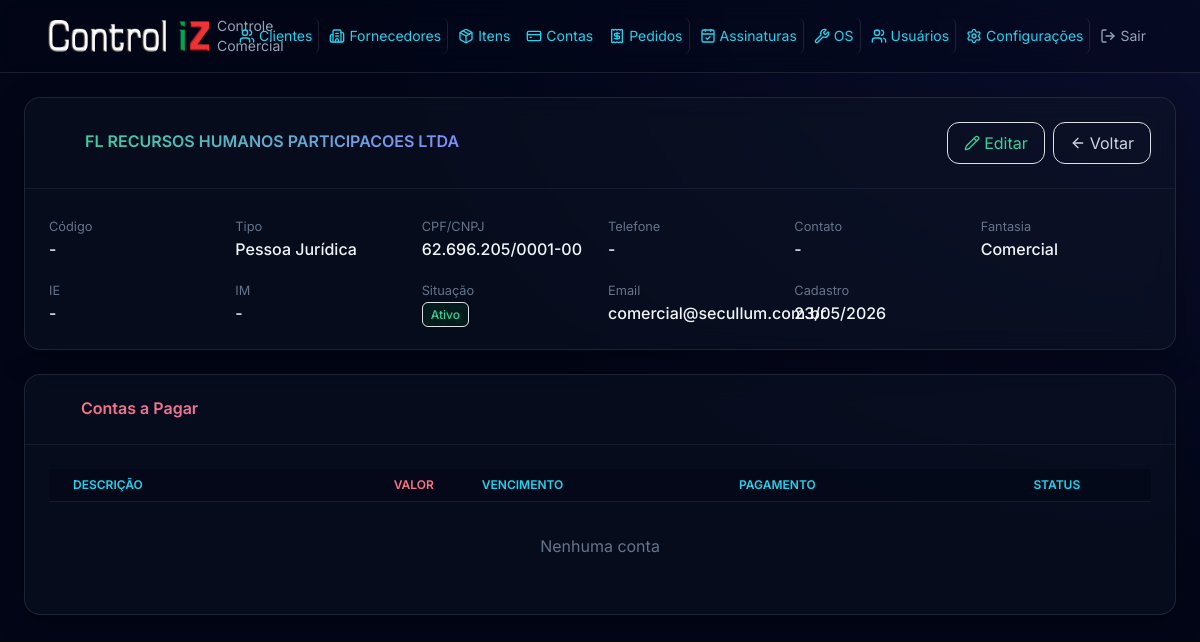
The page /fornecedores/2 on the database as committed earlier.
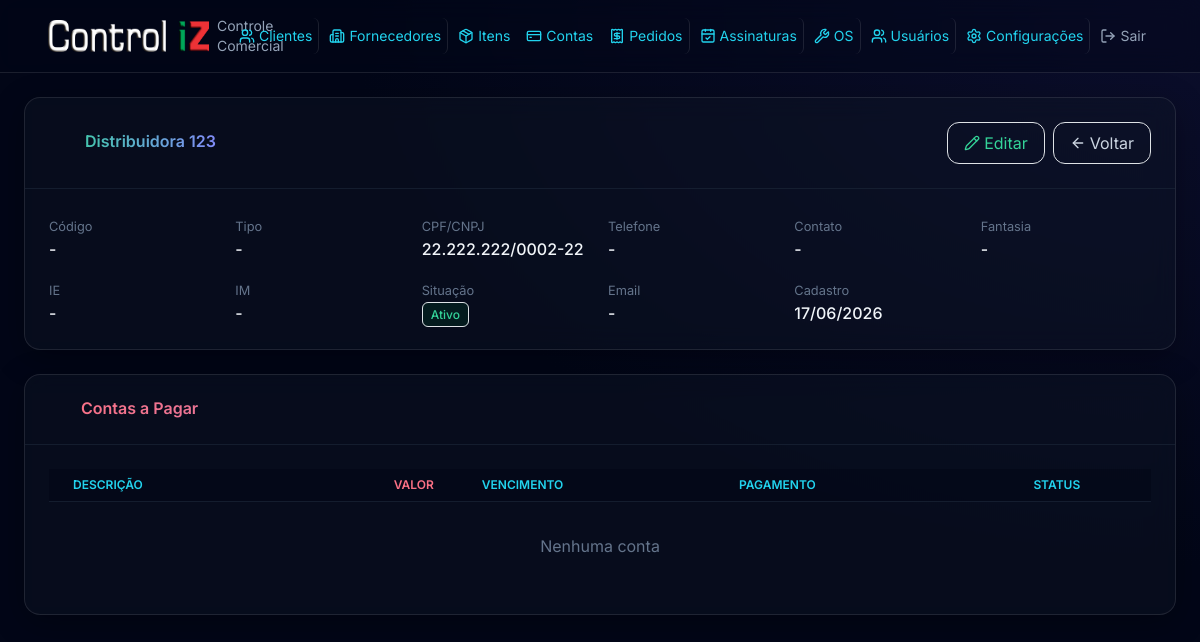
The same page on the database as committed later.
### models.py (models this page shows)
class Fornecedor(Base):
    __tablename__ = "fornecedores"
    id = Column(Integer, primary_key=True, index=True)
    codigo = Column(String(50), nullable=True)
    bling_id = Column(BigInteger, nullable=True, unique=True)
    bling_updated_at = Column(DateTime, nullable=True)
    bling_pending_sync = Column(Boolean, default=False)
    nome = Column(String(200), nullable=False)
    cpf_cnpj = Column(String(20), nullable=True)
    tipo_pessoa = Column(String(10), nullable=True)
    email = Column(String(200), nullable=True)
    telefone = Column(String(20), nullable=True)
    celular = Column(String(20), nullable=True)
    endereco = Column(String(300), nullable=True)
    bairro = Column(String(100), nullable=True)
    cidade = Column(String(100), nullable=True)
    estado = Column(String(2), nullable=True)
    cep = Column(String(10), nullable=True)
    contato = Column(String(200), nullable=True)
    fantasia = Column(String(200), nullable=True)
    inscricao_estadual = Column(String(20), nullable=True)
    inscricao_municipal = Column(String(20), nullable=True)
    situacao = Column(String(1), default="A")
    observacao = Column(Text, nullable=True)
    created_at = Column(DateTime, default=datetime.now)
    updated_at = Column(DateTime, default=datetime.now, onupdate=datetime.now)
    contas_pagar = relationship("ContaPagar", back_populates="fornecedor")
    assinaturas = relationship("Assinatura", back_populates="fornecedor")

### routers/fornecedores.py (the view)
@router.get("/{fornecedor_id}")
def detalhe_fornecedor(request: Request, fornecedor_id: int, db: Session = Depends(get_db)):
    fornecedor = db.query(Fornecedor).filter(Fornecedor.id == fornecedor_id).first()
    if not fornecedor:
        return RedirectResponse(url="/fornecedores", status_code=303)
    contas = db.query(ContaPagar).filter(ContaPagar.fornecedor_id == fornecedor_id).order_by(ContaPagar.data_vencimento.desc()).all()
    return request.app.state.templates.TemplateResponse(
        "fornecedores/detalhe.html",
        {"request": request, "fornecedor": fornecedor, "contas": contas}
    )

### templates/fornecedores/detalhe.html (shortened to what the changed rows need)
{% extends "base.html" %}
{% block content %}
<div class="glass-card mb-6">
    <div class="p-4 grid grid-cols-2 md:grid-cols-4 lg:grid-cols-6 gap-3">
        <div><small class="text-slate-500">Código</small><div class="text-slate-100 font-medium">{{ fornecedor.codigo or '-' }}</div></div>
        <div><small class="text-slate-500">Tipo</small><div class="text-slate-100 font-medium">{{ 'Pessoa Jurídica' if fornecedor.tipo_pessoa == 'juridica' else 'Pessoa Física' if fornecedor.tipo_pessoa == 'fisica' else '-' }}</div></div>
        <div><small class="text-slate-500">CPF/CNPJ</small><div class="text-slate-100 font-medium">{{ fornecedor.cpf_cnpj|format_cpf_cnpj or '-' }}</div></div>
        <div><small class="text-slate-500">Telefone</small><div class="text-slate-100 font-medium">{{ fornecedor.telefone or '-' }}</div></div>
        <div><small class="text-slate-500">Contato</small><div class="text-slate-100 font-medium">{{ fornecedor.contato or '-' }}</div></div>
        <div><small class="text-slate-500">Fantasia</small><div class="text-slate-100 font-medium">{{ fornecedor.fantasia or '-' }}</div></div>
        <div><small class="text-slate-500">IE</small><div class="text-slate-100 font-medium">{{ fornecedor.inscricao_estadual or '-' }}</div></div>
        <div><small class="text-slate-500">IM</small><div class="text-slate-100 font-medium">{{ fornecedor.inscricao_municipal or '-' }}</div></div>
        <div><small class="text-slate-500">Email</small><div class="text-slate-100 font-medium">{{ fornecedor.email or '-' }}</div></div>
        <div><small class="text-slate-500">Cadastro</small><div class="text-slate-100 font-medium">{{ fornecedor.created_at.strftime('%d/%m/%Y') if fornecedor.created_at else '-' }}</div></div>
    </div>
</div>
<div class="glass-card">
    <div class="p-4">
        <table class="w-full divide-y divide-slate-800/60">
            <thead class="bg-slate-950/50">
                <tr>
                    <th class="px-4 py-2 text-left text-xs font-semibold text-cyan-400 uppercase">Descrição</th>
                    <th class="px-4 py-2 text-right text-xs font-semibold text-rose-400 uppercase">Valor</th>
                    <th class="px-4 py-2 text-left text-xs font-semibold text-cyan-400 uppercase">Vencimento</th>
                    <th class="px-4 py-2 text-left text-xs font-semibold text-cyan-400 uppercase">Pagamento</th>
                    <th class="px-4 py-2 text-center text-xs font-semibold text-cyan-400 uppercase">Status</th>
                </tr>
            </thead>
        </table>
    </div>
</div>
{% endblock %}

Rows that differ between the two databases and show on the page:
changed Fornecedor: tipo_pessoa "Pessoa Jurídica" → "-"; cpf_cnpj "62.696.205/0001-00" → "22.222.222/0002-22"; fantasia "Comercial" → "-"; email "comercial@secullum.com.br" → "-"; created_at "23/05/2026" → "17/06/2026"
